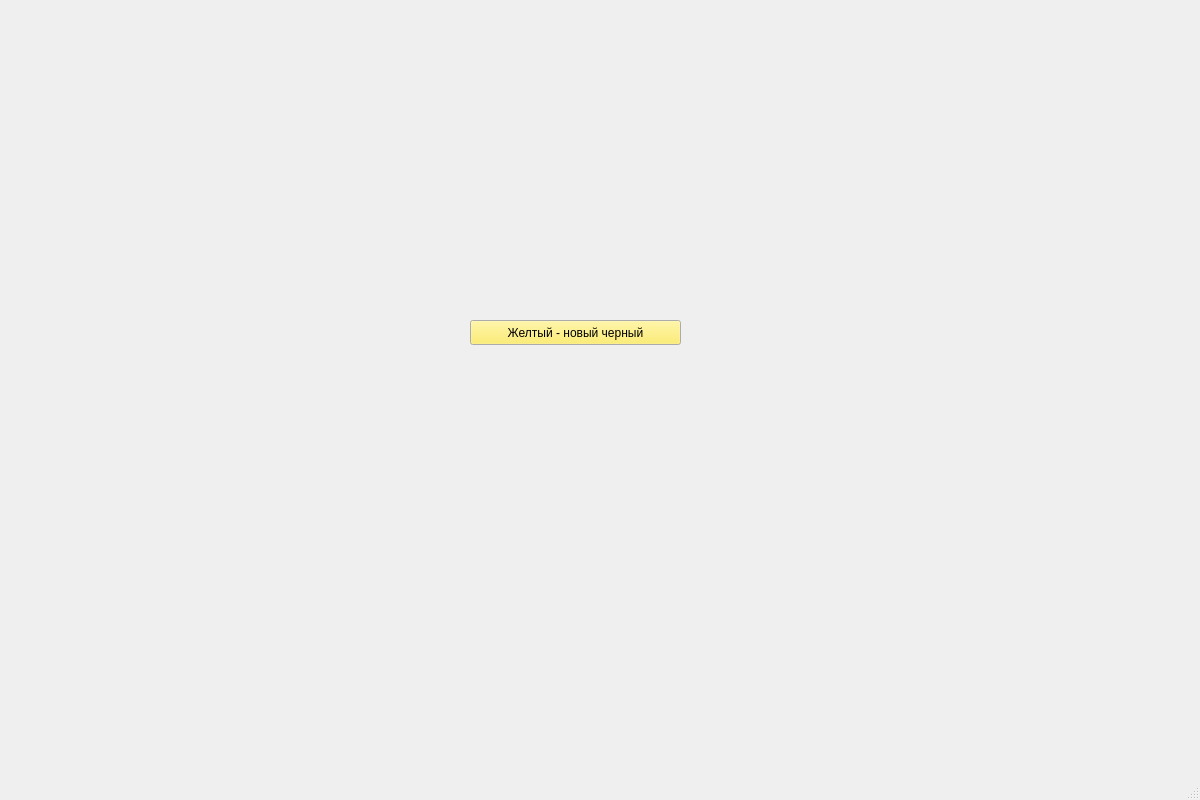
<?xml version="1.0" encoding="UTF-8"?>
<ui version="4.0">
 <class>MainWindow</class>
 <widget class="QMainWindow" name="MainWindow">
  <property name="geometry">
   <rect>
    <x>0</x>
    <y>0</y>
    <width>1200</width>
    <height>800</height>
   </rect>
  </property>
  <property name="windowTitle">
   <string>MainWindow</string>
  </property>
  <widget class="QWidget" name="centralwidget">
   <widget class="QPushButton" name="pushButton">
    <property name="geometry">
     <rect>
      <x>470</x>
      <y>320</y>
      <width>211</width>
      <height>25</height>
     </rect>
    </property>
    <property name="palette">
     <palette>
      <active>
       <colorrole role="Button">
        <brush brushstyle="SolidPattern">
         <color alpha="255">
          <red>252</red>
          <green>233</green>
          <blue>79</blue>
         </color>
        </brush>
       </colorrole>
      </active>
      <inactive>
       <colorrole role="Button">
        <brush brushstyle="SolidPattern">
         <color alpha="255">
          <red>252</red>
          <green>233</green>
          <blue>79</blue>
         </color>
        </brush>
       </colorrole>
      </inactive>
      <disabled>
       <colorrole role="Button">
        <brush brushstyle="SolidPattern">
         <color alpha="255">
          <red>252</red>
          <green>233</green>
          <blue>79</blue>
         </color>
        </brush>
       </colorrole>
      </disabled>
     </palette>
    </property>
    <property name="text">
     <string>Желтый - новый черный</string>
    </property>
   </widget>
  </widget>
  <widget class="QMenuBar" name="menubar">
   <property name="geometry">
    <rect>
     <x>0</x>
     <y>0</y>
     <width>1200</width>
     <height>22</height>
    </rect>
   </property>
  </widget>
  <widget class="QStatusBar" name="statusbar"/>
 </widget>
 <resources/>
 <connections/>
</ui>
